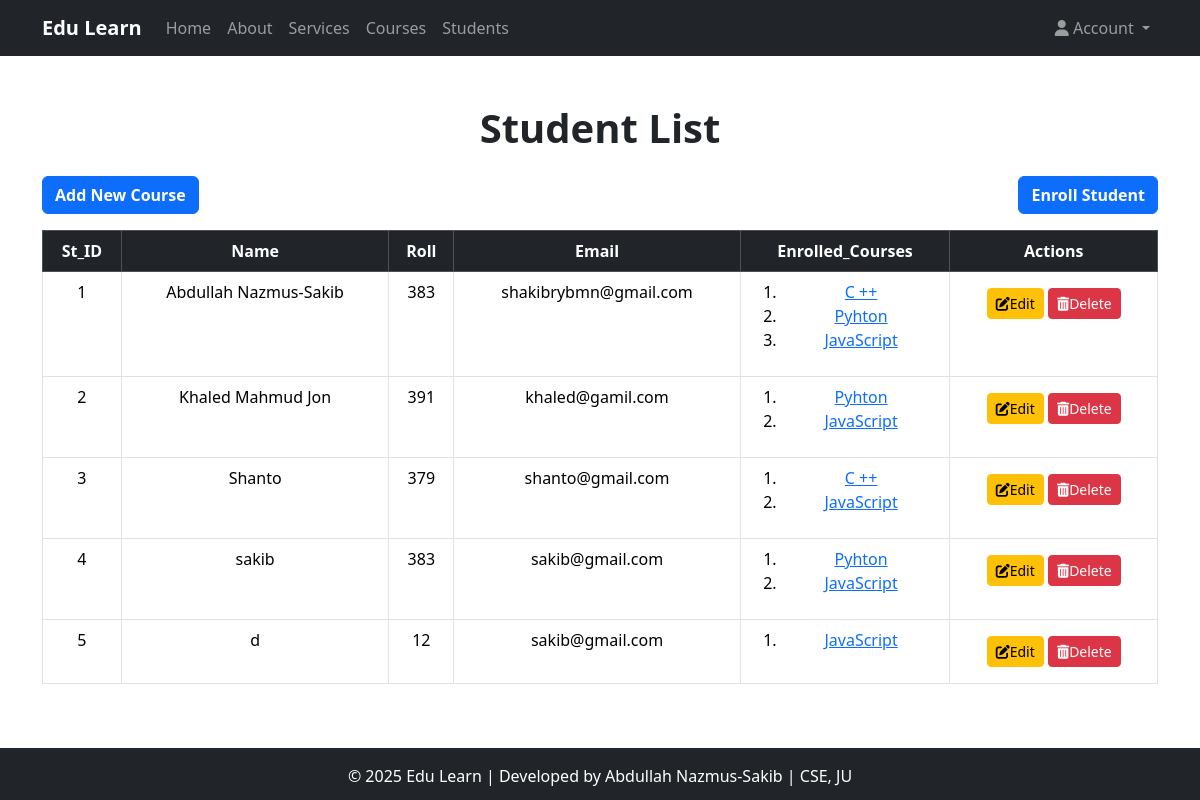
Before: /student_list/ with the older database file.
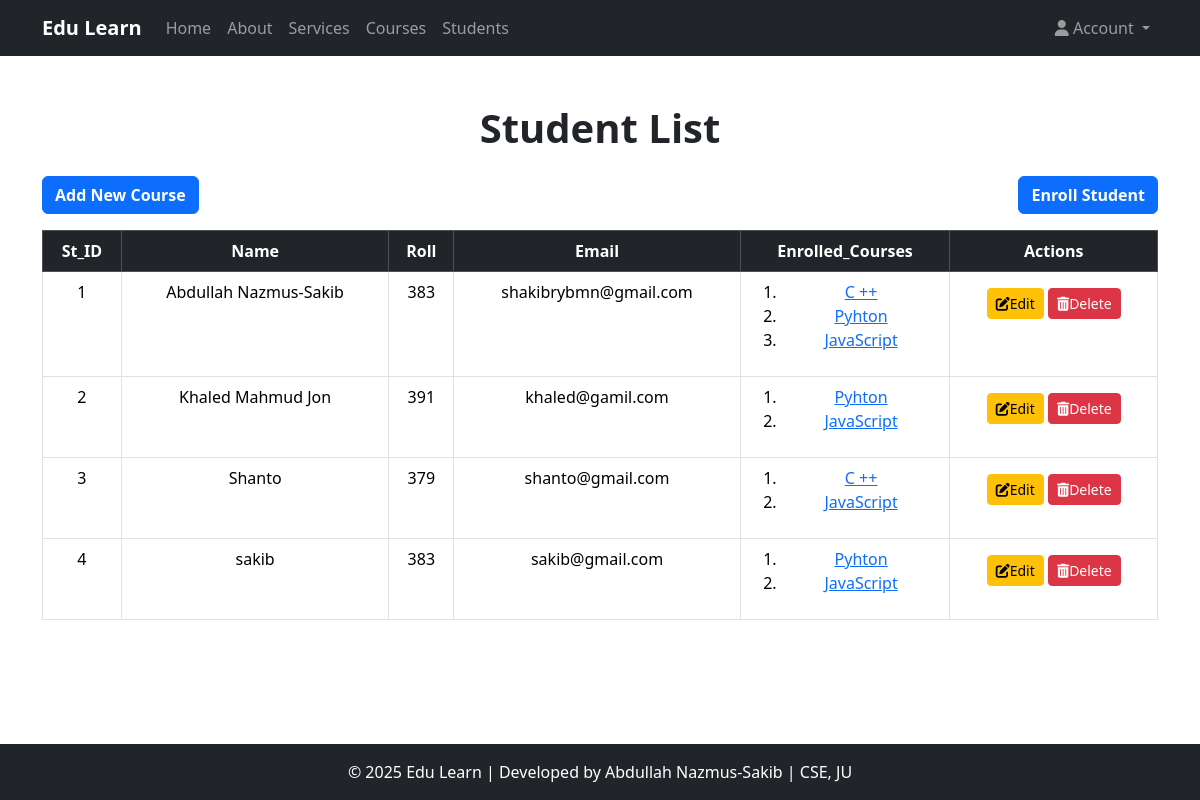
After: the same page with the newer database file.
### Course_app/models.py (models this page shows, shortened)
class Student(models.Model):
    name = models.CharField(max_length=30)
    roll = models.IntegerField()
    email = models.EmailField(max_length=60,unique=True)
    enrolled_courses = models.ManyToManyField(Course, related_name="students")  # ✅ Changed related_name to plural

class Course(models.Model):
    title = models.CharField(max_length=25)
    descriptions = models.TextField()
    durations = models.IntegerField(help_text="Durations in hours")
    thumbnail = models.ImageField(upload_to="courses_thumbnail/", null=True, blank=True)

### Course_app/views.py (the view)
# urls.py: path('student_list/',views.student_list,name='student_list'),
def student_list(request):
    students = Student.objects.all()
    return render(request,"Course_app/student_list.html",{'students':students})

### templates/Course_app/student_list.html (shortened to what this page needs)
{% extends 'Course_app/base.html' %}
{% block content %}
<div class="text-center mb-4">
    <h1 class="fw-bold">Student List</h1>
</div>
<div class="d-flex justify-content-between">
    <a href="{% url 'create_course' %}" class="btn btn-primary fw-bold mb-3">Add New Course</a>
    <a href="{% url 'Enroll_student' %}" class="btn btn-primary fw-bold mb-3">Enroll Student</a>
</div>
<table class="table table-bordered table-hover text-center">
    <thead class="table-dark">
        <tr>
            <th>St_ID</th>
            <th>Name</th>
            <th>Roll</th>
            <th>Email</th>
            <th>Enrolled_Courses</th>
            <th>Actions</th>
        </tr>
    </thead>
    <tbody>
        {% for student in students %}
        <tr>
            <td>{{ forloop.counter }}</td>
            <td>{{ student.name }}</td>
            <td>{{ student.roll }}</td>
            <td>{{ student.email }}</td>
            <td>
                <ol>
                    {% for course in student.enrolled_courses.all %}
                    <li><a href="">{{course.title}}</a></li>
                    {% endfor %}
                </ol>
            </td>
             <td>
                <a href="{% url 'update_student' student.id %}" class="btn btn-sm btn-warning my-2"><i class='fas fa-edit'></i>Edit</a>
                <form action="{% url 'delete_student' student.id %}" class="d-inline">
                    <button type="submit" class="btn btn-danger btn-sm"><i class="fas fa-trash-alt"></i>Delete</button>
                </form>
            </td>
        </tr>
        {% endfor %}
    </tbody>
</table>
{% endblock content %}

Changed rows visible on the page:
removed Student: name "d", roll "12", email "sakib@gmail.com", Course (title "JavaScript")
